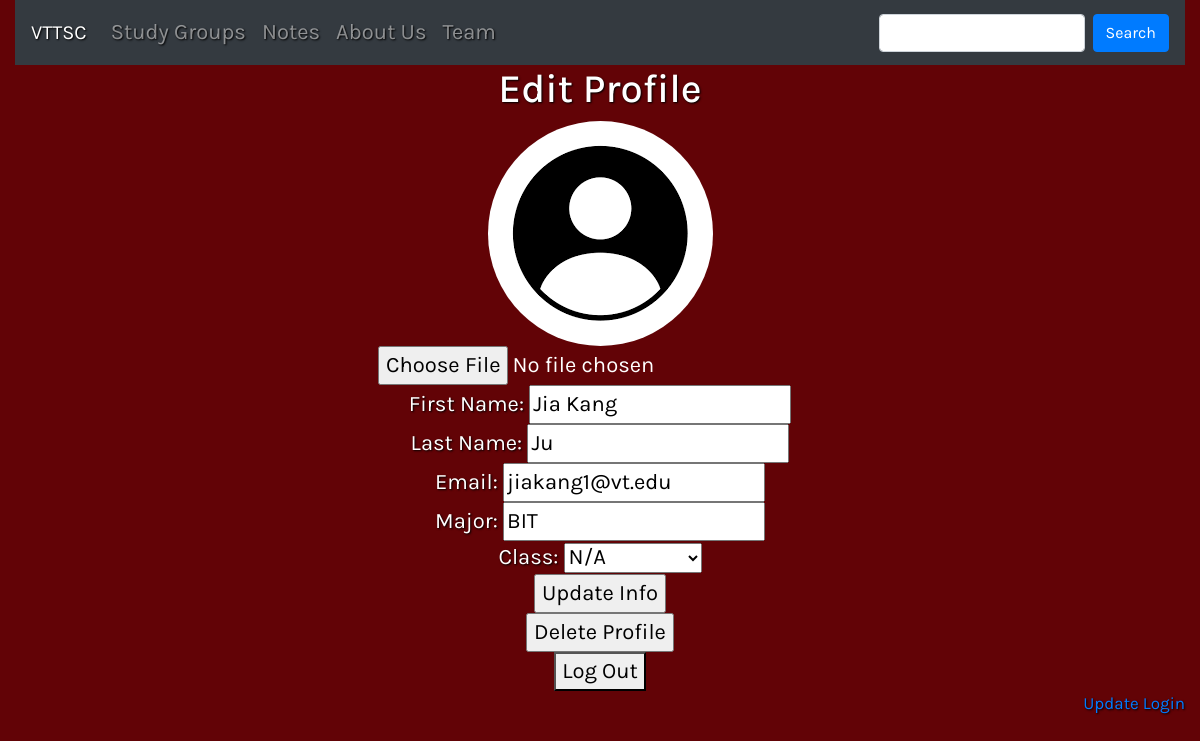
/EditProfilePage.php (signed in), run on the app's committed database.
### tables this page shows
CREATE TABLE IF NOT EXISTS `profiles` (
  `AccountID` int(11) NOT NULL AUTO_INCREMENT,
  `FirstName` varchar(50) NOT NULL,
  `LastName` varchar(50) NOT NULL,
  `Email` varchar(50) NOT NULL,
  `Class` varchar(11) NOT NULL,
  `Major` varchar(11) NOT NULL,
  `ProfilePic` mediumblob NOT NULL,
  PRIMARY KEY (`AccountID`)
);

### db.php (called while the page is built, shortened)
<?php
  class MySQLDB {
    private $dbConn;
    public function open_connection() {
      $this->dbConn = mysqli_connect(DB_HOST, DB_USER, DB_PASS, DB_NAME);
    }
    public function query($sql) {
      $result = mysqli_query($this->dbConn, $sql);
      return $result;
    }
  }
  $mydb = new MySQLDB();
 ?>

### EditProfilePage.php (the view, shortened to what this page needs)
<?php
  $fname="";
  $lname="";
  $major="";
  $email="";
  require_once("db.php");
  $sql= "Select FirstName, LastName, p.Email, Class, Major, ProfilePic FROM profiles p, login l Where p.Email = l.email AND p.Email = '{$_SESSION['email']}' ";
  $result = $mydb->query($sql);
  while($row= mysqli_fetch_array($result)){
    $fname=$row["FirstName"];
    $lname=$row["LastName"];
    $email=$row["Email"];
    $major=$row["Major"];
  }
?>
<!doctype html>
<html>
<head>
  <link href="css/bootstrap.min.css" rel="stylesheet">
</head>
<body>
  <div class="container-fluid">
  	<div class="row">
  		<div class="col-md-12">
        <nav class="navbar navbar-expand-lg navbar-dark bg-dark">
  				 <a class="navbar-brand" href="mainPage.php">VTTSC</a>
  				<div class="collapse navbar-collapse" id="bs-example-navbar-collapse-1">
  					<ul class="navbar-nav">
  						<li class="nav-item ">
  							 <a class="nav-link" href="StudyGroup.php">Study Groups<span class="sr-only">(current)</span></a>
  						</li>
  						<li class="nav-item">
  							 <a class="nav-link" href="notesHomePage.php">Notes</a>
  						</li>
              <li class="nav-item">
                 <a class="nav-link" href="AboutUs.html">About Us</a>
              </li>
              <li class="nav-item">
                 <a class="nav-link" href="teamIntro.php">Team</a>
              </li>
  					</ul>
  					<form class="form-inline navbar-nav ml-md-auto" action="searchpage.php" method="post">
  						<input class="form-control mr-sm-2" type="text" />
  						<button class="btn btn-primary my-2 my-sm-0" type="submit">
  							Search
  						</button>
  					</form>
  				</div>
  			</nav>
        <h1 align="center">Edit Profile</h1>
        <form method="post" action="EditProfilePage.php" align="center" onsubmit="setTimeout(function () { window.location.reload(); }, 10)">
          <img src="images/ProfilePic.png" class="rounded-circle"/><br />
          <input type="file" name="Filename"><br />
          First Name: <input name="FirstNametxt" type="text" value="<?php echo $fname; ?>"/> <br />
          Last Name: <input name="LastNametxt" type="text" value="<?php echo $lname; ?>"/> <br />
          Email: <input name="Emailtxt" type="email" placeholder="student@email.com" value="<?php echo $email; ?>"/> <br />
          Major: <input name="Majortxt"type="text" value="<?php echo $major; ?>"/><br />
          Class: <select name="Classdrop">
            <option value="N/A" <?php if($class = "N/A") echo "selected"; ?>>N/A</option>
          </select><br />
          <input name="submit" type="submit" value="Update Info" />
        </form>
        <form method="post" align="center" action="login.php">
          <input name="delete" type="submit" value="Delete Profile"/>
        </form>
        <form align="center" action="login.php">
          <button>Log Out</button>
        </form>
        <div class="text-right">
          <p>
            <a href="updateLogin.php">Update Login</a>
          </p>
        </div>
    </div>
</div>
</body>
</html>

### EditProfilePage.php (style rules this page uses)
body { background-color: rgb(98, 3, 6) ; font-family: 'Karla'; font-size: 22px; color: white; text-shadow: 1px 1px 2px black; }
p { font-size: 17px; }

### data on the page
profiles: FirstNametxt "Jia Kang", LastNametxt "Ju", Emailtxt "jiakang1@vt.edu", Majortxt "BIT"
